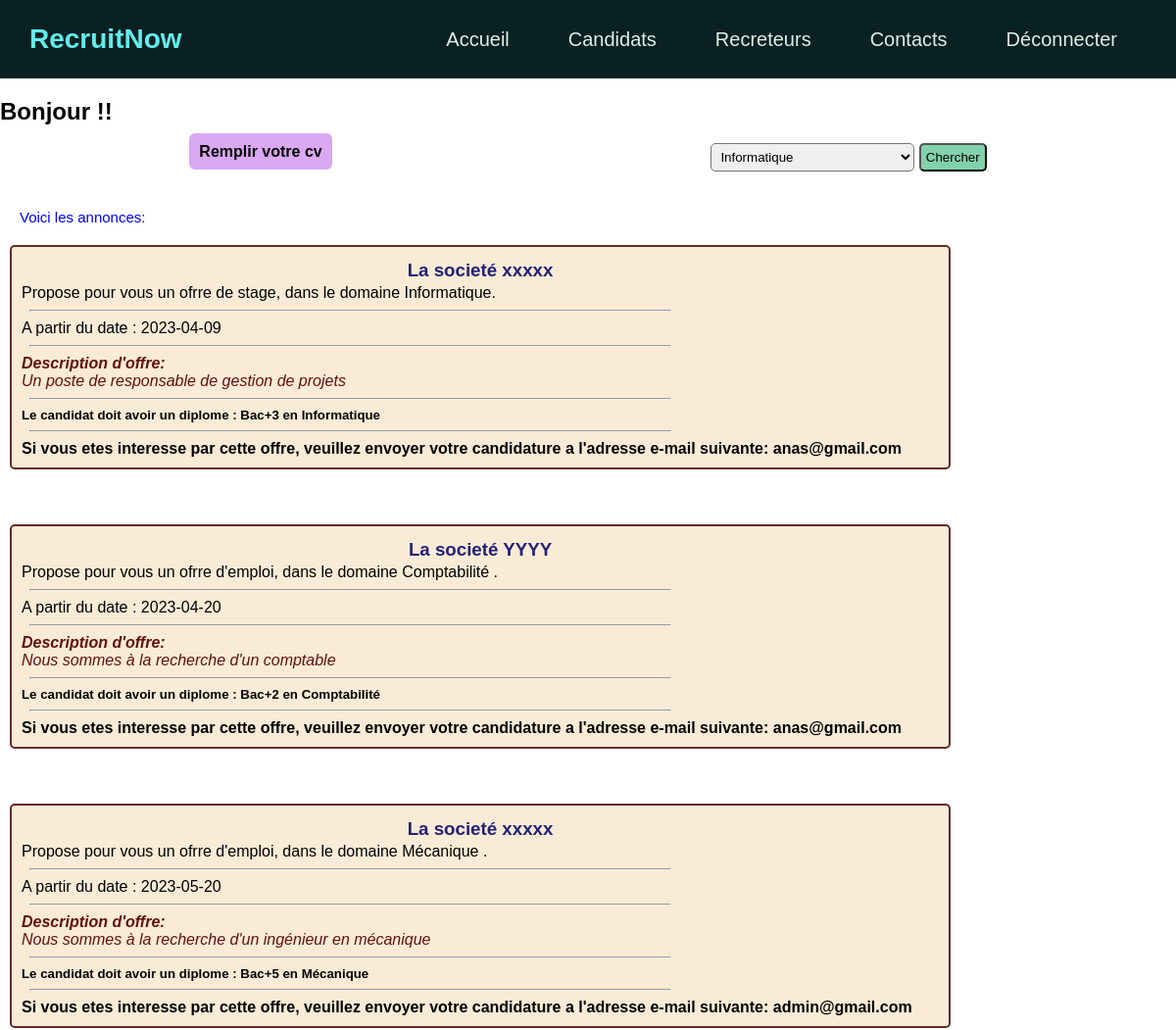
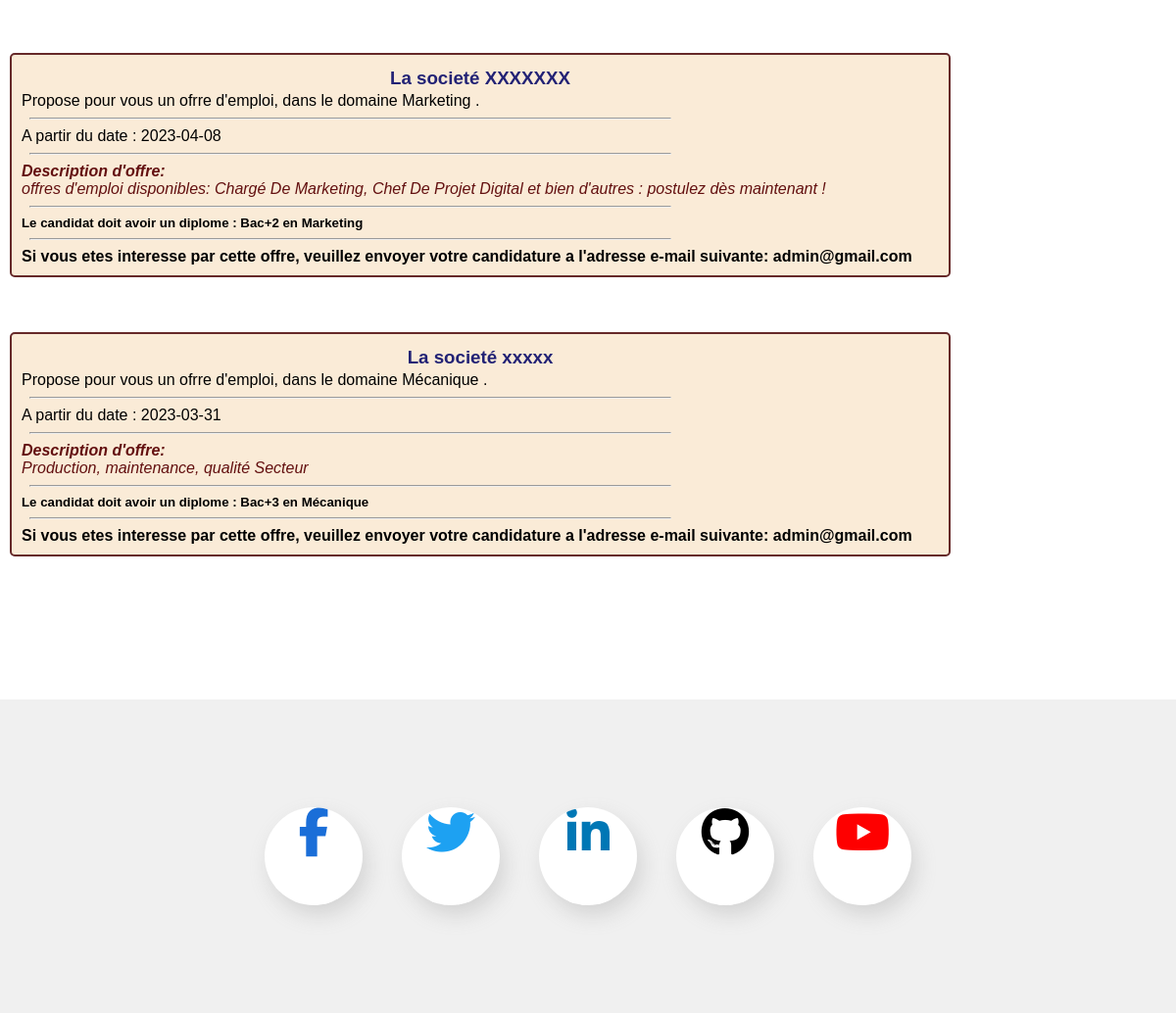
/InscriptionCandidat/session.php (signed in), run on the app's committed database (2 pictures, top to bottom).
### tables this page shows
CREATE TABLE `annonce` (
  `idAnnonce` int(11) NOT NULL,
  `mail` varchar(50) NOT NULL,
  `societe` varchar(50) NOT NULL,
  `type` varchar(20) NOT NULL,
  `domaine` varchar(50) NOT NULL,
  `categorie` varchar(50) NOT NULL,
  `reference` varchar(10) NOT NULL,
  `dateDebut` date NOT NULL,
  `description` text NOT NULL
);

### InscriptionCandidat/session.php (the view, shortened to what this page needs)
<?php
    $valider=$_POST['valider'];
?>
<html>
    <head>
        <link rel="stylesheet" href="https://unicons.iconscout.com/release/v4.0.0/css/line.css">
        <link rel="stylesheet" href="../styleOffre.css">
        <link rel="stylesheet" href="../Formulaire_CV/navbar.css">
        <link rel="stylesheet" href="../footer.css">
    </head>
    <body>
        <header>
            <div class="logo">RecruitNow</div>
            <nav class="nav-bar">
                <ul>
                    <li>
                        <a href="../index.php">Accueil</a>
                    </li>
                    <li>
                        <a href="index.php">Candidats</a>
                    </li>
                    <li>
                        <a href="../inscriptionrecruteur/index.php">Recreteurs</a>
                    </li>
                    <li>
                        <a href="#Contacts">Contacts</a>
                    </li>
                    <li>
                        <a href="deconnexion.php">Déconnecter</a>
                    </li>
                </ul>
            </nav>
        </header>
		<main>
            <section>
                <h1>
                <?php
                    echo ("Bonjour");
                ?>
                !!
                </h1>
                <br>
                <ul class="pos">
                    <li>
                        <a class="btn1" href="../Formulaire_CV/Candidat_CV.php"> <strong>Remplir votre cv</strong></a>
                    </li>
                    <li>
                    <form action="" method="POST">
                    <select name="domaine"  required>
                    <?php
                        require_once('../connexion.php');
                        $res=$conn->query('SELECT *FROM Domaines');
                        $rows=$res->fetchAll(PDO::FETCH_ASSOC);
                        foreach($rows as $row) { ?>
                        <option value="<?php echo $row['NomDomaine'];?>" >
                            <?php echo $row['NomDomaine'];?>
                        </option>
                            <?php }
                        ?>
                    </select>
                        <input type="submit" id="chercher" name="valider" value="Chercher" >
                    </form>
                    </li>
                </ul>
                <br>
                <p class="offre">Voici les annonces:</p>
                <?php
                    include("../connexion.php");
                    if(isset($valider)){
                        $dom=$_POST['domaine'];
                        $sql="SELECT *from annonce where domaine=? ";
                        $stmt=$conn->prepare($sql);
                        $stmt->execute([$dom]);}
                    else{
                        include("../connexion.php");
                        $sql="SELECT *from annonce ";
                        $stmt=$conn->prepare($sql);
                        $stmt->execute();
                    }
                       $resultat=$stmt->fetchAll();
                       foreach($resultat as $row){
                        ?>
                        <div class="annonce">
                            <h3>La societé
                        <?php echo($row['societe']); ?>
                            </h3>
                            <p>
                                Propose pour vous un ofrre <?php
                                 if($row['type']=="Stage") echo('de stage, ');
                                 else echo('d\'emploi, ');
                                 echo  "dans le domaine ".$row['domaine'].".";
                                ?>
                                <hr>
                                A partir du date : <?php
                                echo($row['dateDebut']);
                                ?>
                                <hr>
                                <i>
                                    <strong>Description d'offre: </strong>
                                    <br>
                                  <?php echo($row['description']); ?>
                                </i>
                                <hr>
                                <h5>
                                    Le candidat doit avoir un diplome :
                                  <?php echo($row['categorie']); ?>  en  <?php echo($row['domaine']); ?>
                                </h5><hr>
                                <h4>
                                    Si vous etes interesse par cette offre, veuillez envoyer votre candidature a l'adresse
                                    e-mail suivante:
                                    <b>
                                       <?php echo($row['mail']); ?>
                                    </b>
                                </h4>
                            </p>
                        </div><br><br>
                    <?php }?>
            </section>
        </main>
        <?php     include('../footer.php');  ?>
	</body>
</html>

### styleOffre.css (style rules this page uses)
.annonce { margin: 10px; padding: 10px; background-color: antiquewhite; border: 2px rgb(102, 41, 41) solid; border-radius: 5px; width: 80%; }
h3 { color: rgb(34, 34, 117); padding: 3px; text-align: center; }
.annonce i { color: #631010; }
.btn1 { cursor: pointer; border-radius: 6px; padding: 10px; background-color: rgb(219, 168, 243); color: black; }
.pos { display: flex; justify-content: space-around; }
hr { margin: 8px; width: 70%; }
.offre { margin: 15px; font-size: 15px; color: blue; }
select,input { border-radius: 5px; padding: 5px; }
#chercher { background-color: rgb(129, 209, 172); }
.offre { border-radius: 5px; padding: 5px; width: 200px; }

### Formulaire_CV/navbar.css (style rules this page uses)
* { margin: 0; padding: 0; list-style: none; text-decoration: none; font-family: 'Poppins',sans-serif; box-sizing: border-box; }
header { width: 100%; height: 80px; background-color: rgb(9, 33, 34); display: flex; align-items: center; justify-content: space-between; position: fixed; top: 0; z-index: 2; padding: 0 40px; }
.logo { font-size: 28px; font-weight: bold; color: rgb(99, 236, 236); }
.nav-bar ul { display: flex; }
.nav-bar ul li a { display: block; color: rgb(224, 238, 233); font-size: 20px; padding: 10px 25px; border-radius: 50px; transition: 0.2s; margin: 0 5px; }
@media screen and (max-width:1300px) { header { padding: 0 30px; } }

### footer.css (style rules this page uses)
section { margin: 100px 0px; min-height: 450px; }

### data on the page
annonce: societe "xxxxx", type "de stage,", domaine "Informatique", dateDebut "2023-04-09", description "Un poste de responsable de gestion de projets", categorie "Bac+3", mail "anas@gmail.com"
annonce: societe "YYYY", type "d", domaine "Comptabilité", dateDebut "2023-04-20", description "Nous sommes à la recherche d'un comptable", categorie "Bac+2", mail "anas@gmail.com"
annonce: societe "xxxxx", type "d", domaine "Mécanique", dateDebut "2023-05-20", description "Nous sommes à la recherche d'un ingénieur en mécanique", categorie "Bac+5", mail "admin@gmail.com"
annonce: societe "XXXXXXX", type "d", domaine "Marketing", dateDebut "2023-04-08", description "offres d'emploi disponibles: Chargé De Marketing, Chef De Projet Digital et bien d'autres : postulez dès maintenant !", categorie "Bac+2", mail "admin@gmail.com"
annonce: societe "xxxxx", type "d", domaine "Mécanique", dateDebut "2023-03-31", description "Production, maintenance, qualité Secteur", categorie "Bac+3", mail "admin@gmail.com"

### other printed values
form field domaine "Informatique"
